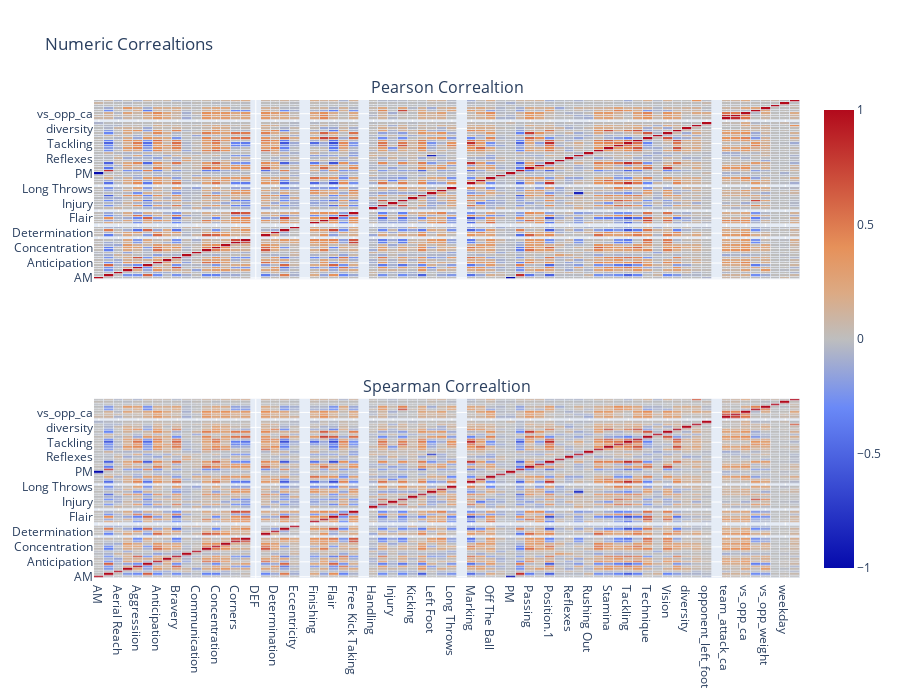

Here is the notebook cell this chart was saved with:
### Code cell
# correlation for midfielders
plotNumericCorrelations(X_train, y_train, 'MID')

### Figure 1 — Plotly figure (JSON) as saved in the notebook; plotly's stock layout.template omitted (floating-point values rounded to 4 significant figures; data arrays with more than 128 entries replaced by an {"elided": "..."} marker saying what was removed)
{"data": [{"colorscale": [[1, "rgb(165,0,38)"], [0.8889, "rgb(215,48,39)"], [0.7778, "rgb(244,109,67)"], [0.6667, "rgb(253,174,97)"], [0.5556, "rgb(254,224,144)"], [0.4444, "rgb(224,243,248)"], [0.3333, "rgb(171,217,233)"], [0.2222, "rgb(116,173,209)"], [0.1111, "rgb(69,117,180)"], [0, "rgb(49,54,149)"]], "name": "pearson", "showscale": false, "type": "heatmap", "x": ["AM", "Acceleration", "Aerial Reach", "Age", "Aggressiion", "Agility", "Anticipation", "Balance", "Bravery", "Command Of Area", "Communication", "Composure", "Concentration", "Contest performance", "Corners", "Crossing", "DEF", "Decision", "Determination", "Dribbling", "Eccentricity", "FWD", "Finishing", "First Touch", "Flair", "Foul", "Free Kick Taking", "GK", "Handling", "Heading", "Injury", "Jumping Reach", "Kicking", "Leadership", "Left Foot", "Long Shots", "Long Throws", "MID", "Marking", "Natural Fitness", "Off The Ball", "One On Ones", "PM", "Pace", "Passing", "Penalty Taking", "Position.1", "Punching", "Reflexes", "Right Foot", "Rushing Out", "Stability", "Stamina", "Strength", "Tackling", "Teamwork", "Technique", "Throwing", "Vision", "Work Rate", "diversity", "minutes", "opponent_left_foot", "opponent_right_foot", "team_attack_ca", "team_defence_ca", "vs_opp_ca", "vs_opp_height", "vs_opp_weight", "was_home", "weekday", "total_points"], "xaxis": "x", "xgap": 0.7, "y": ["AM", "Acceleration", "Aerial Reach", "Age", "Aggressiion", "Agility", "Anticipation", "Balance", "Bravery", "Command Of Area", "Communication", "Composure", "Concentration", "Contest performance", "Corners", "Crossing", "DEF", "Decision", "Determination", "Dribbling", "Eccentricity", "FWD", "Finishing", "First Touch", "Flair", "Foul", "Free Kick Taking", "GK", "Handling", "Heading", "Injury", "Jumping Reach", "Kicking", "Leadership", "Left Foot", "Long Shots", "Long Throws", "MID", "Marking", "Natural Fitness", "Off The Ball", "One On Ones", "PM", "Pace", "Passing", "Penalty Taking", "Position.1", "Punching", "Reflexes", "Right Foot", "Rushing Out", "Stability", "Stamina", "Strength", "Tackling", "Teamwork", "Technique", "Throwing", "Vision", "Work Rate", "diversity", "minutes", "opponent_left_foot", "opponent_right_foot", "team_attack_ca", "team_defence_ca", "vs_opp_ca", "vs_opp_height", "vs_opp_weight", "was_home", "weekday", "total_points"], "yaxis": "y", "ygap": 0.7, "z": {"elided": "72x72 float values"}}, {"colorscale": [[1, "rgb(165,0,38)"], [0.8889, "rgb(215,48,39)"], [0.7778, "rgb(244,109,67)"], [0.6667, "rgb(253,174,97)"], [0.5556, "rgb(254,224,144)"], [0.4444, "rgb(224,243,248)"], [0.3333, "rgb(171,217,233)"], [0.2222, "rgb(116,173,209)"], [0.1111, "rgb(69,117,180)"], [0, "rgb(49,54,149)"]], "type": "heatmap", "x": ["AM", "Acceleration", "Aerial Reach", "Age", "Aggressiion", "Agility", "Anticipation", "Balance", "Bravery", "Command Of Area", "Communication", "Composure", "Concentration", "Contest performance", "Corners", "Crossing", "DEF", "Decision", "Determination", "Dribbling", "Eccentricity", "FWD", "Finishing", "First Touch", "Flair", "Foul", "Free Kick Taking", "GK", "Handling", "Heading", "Injury", "Jumping Reach", "Kicking", "Leadership", "Left Foot", "Long Shots", "Long Throws", "MID", "Marking", "Natural Fitness", "Off The Ball", "One On Ones", "PM", "Pace", "Passing", "Penalty Taking", "Position.1", "Punching", "Reflexes", "Right Foot", "Rushing Out", "Stability", "Stamina", "Strength", "Tackling", "Teamwork", "Technique", "Throwing", "Vision", "Work Rate", "diversity", "minutes", "opponent_left_foot", "opponent_right_foot", "team_attack_ca", "team_defence_ca", "vs_opp_ca", "vs_opp_height", "vs_opp_weight", "was_home", "weekday", "total_points"], "xaxis": "x2", "xgap": 0.7, "y": ["AM", "Acceleration", "Aerial Reach", "Age", "Aggressiion", "Agility", "Anticipation", "Balance", "Bravery", "Command Of Area", "Communication", "Composure", "Concentration", "Contest performance", "Corners", "Crossing", "DEF", "Decision", "Determination", "Dribbling", "Eccentricity", "FWD", "Finishing", "First Touch", "Flair", "Foul", "Free Kick Taking", "GK", "Handling", "Heading", "Injury", "Jumping Reach", "Kicking", "Leadership", "Left Foot", "Long Shots", "Long Throws", "MID", "Marking", "Natural Fitness", "Off The Ball", "One On Ones", "PM", "Pace", "Passing", "Penalty Taking", "Position.1", "Punching", "Reflexes", "Right Foot", "Rushing Out", "Stability", "Stamina", "Strength", "Tackling", "Teamwork", "Technique", "Throwing", "Vision", "Work Rate", "diversity", "minutes", "opponent_left_foot", "opponent_right_foot", "team_attack_ca", "team_defence_ca", "vs_opp_ca", "vs_opp_height", "vs_opp_weight", "was_home", "weekday", "total_points"], "yaxis": "y2", "ygap": 0.7, "z": {"elided": "72x72 float values"}}], "layout": {"annotations": [{"font": {"size": 16}, "showarrow": false, "text": "Pearson Correaltion", "x": 0.5, "xanchor": "center", "xref": "paper", "y": 1, "yanchor": "bottom", "yref": "paper"}, {"font": {"size": 16}, "showarrow": false, "text": "Spearman Correaltion", "x": 0.5, "xanchor": "center", "xref": "paper", "y": 0.375, "yanchor": "bottom", "yref": "paper"}], "height": 700, "hoverlabel": {"bgcolor": "white", "font": {"family": "Rockwell", "size": 16}}, "title": {"text": "Numeric Correaltions"}, "width": 900, "xaxis": {"anchor": "y", "domain": [0, 1], "matches": "x2", "showticklabels": false}, "xaxis2": {"anchor": "y2", "domain": [0, 1]}, "yaxis": {"anchor": "x", "domain": [0.625, 1]}, "yaxis2": {"anchor": "x2", "domain": [0, 0.375]}}}
